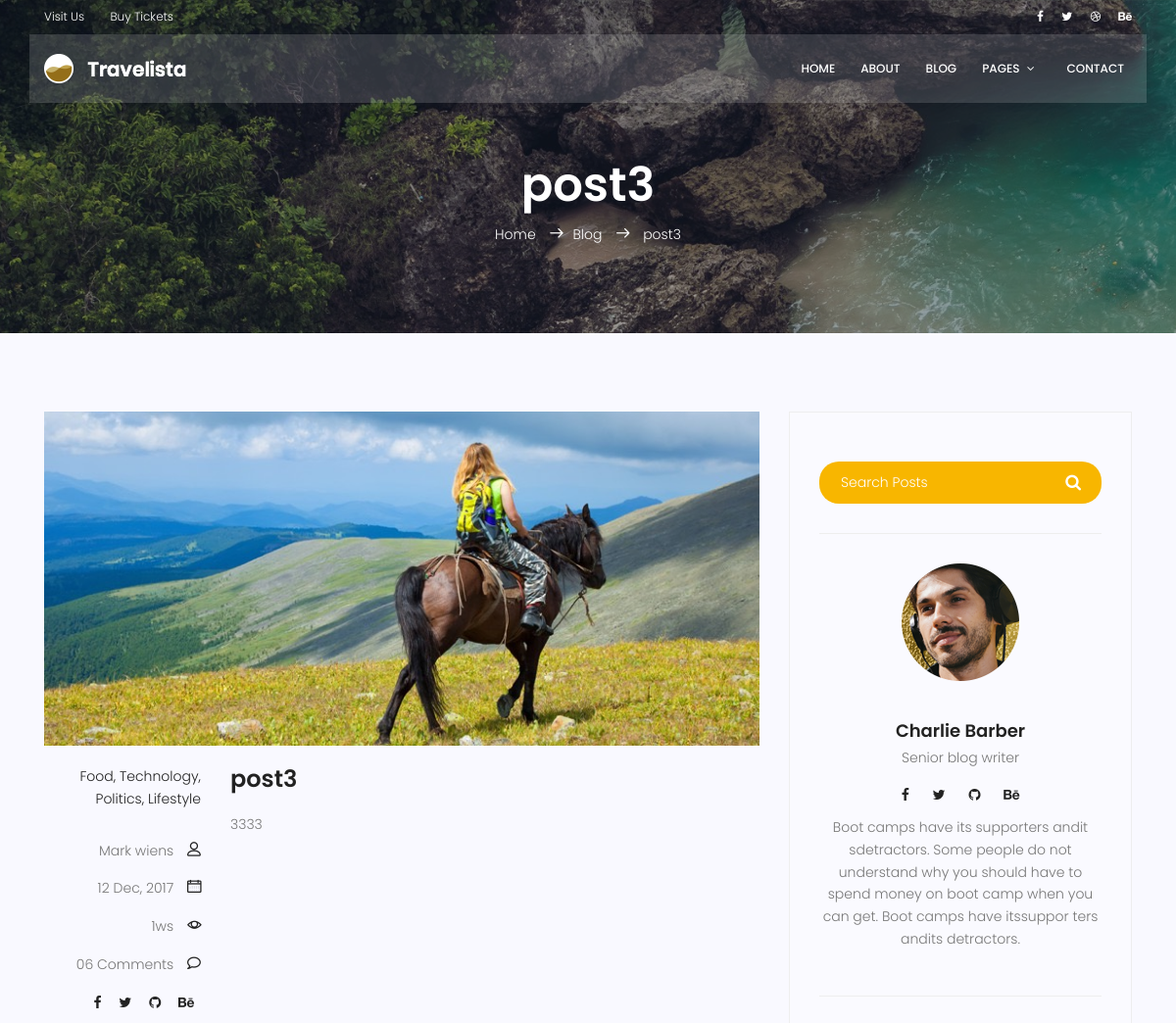
Page /blog/6 (upper part) on the earlier database version.
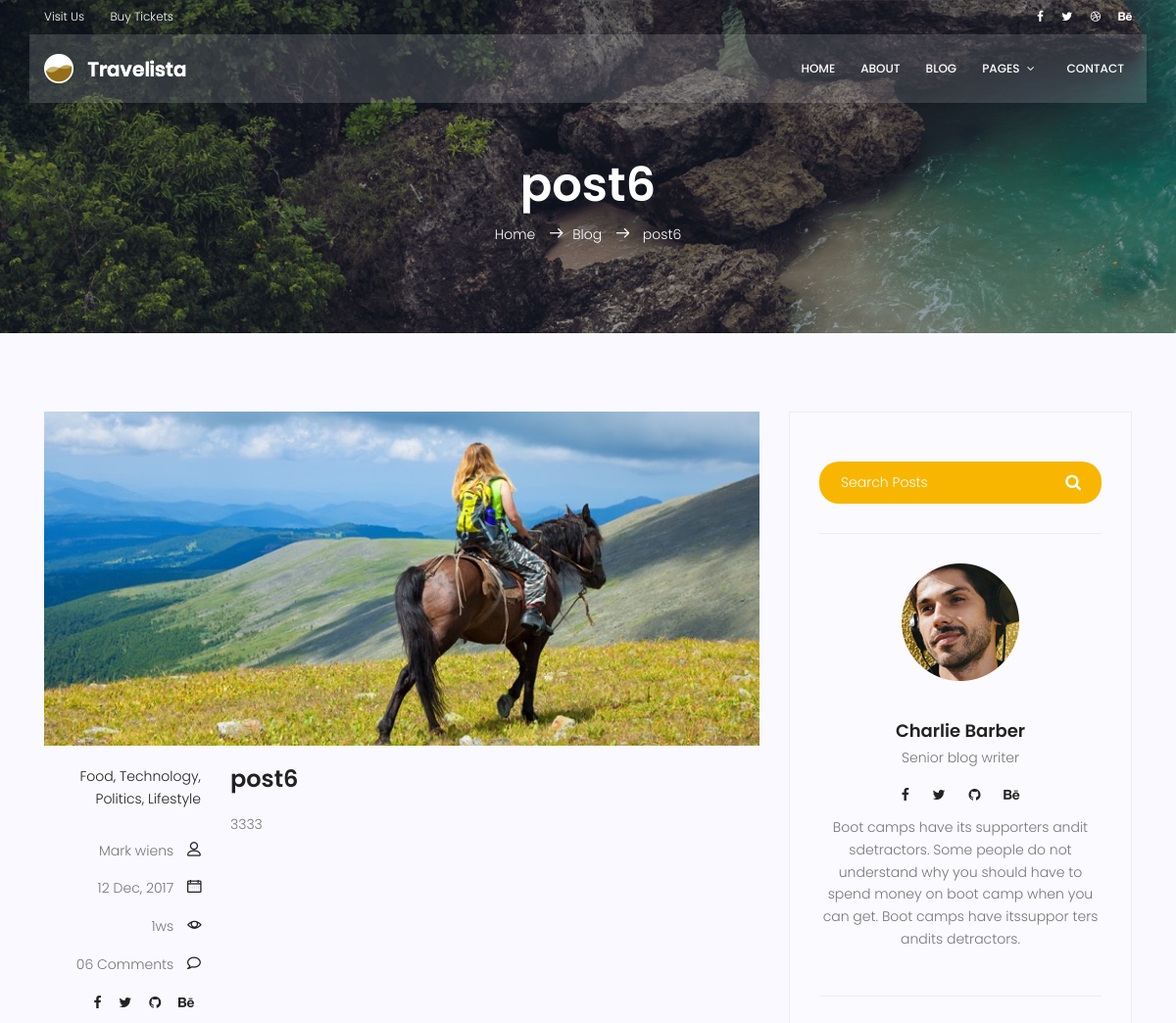
Same page on the later database version.
### blog/models.py (models this page shows)
class post (models.Model):
    title= models.CharField(max_length=255)
    content= models.TextField()
    counted_views = models.IntegerField(default=0)
    status=models.BooleanField(default=False)
    created_date=models.DateTimeField(auto_now_add=True)
    updated_date=models.DateTimeField(auto_now=True)
    published_date=models.DateTimeField( null=True)

### blog/views.py (the view)
# urls.py: path('<int:pid>', blog_single ,name='single'),
def blog_single(request,pid):
    posts=get_object_or_404(post,pk=pid)
    if post:
        posts.counted_views = posts.counted_views + 1
        posts.save()
    context={'posts':posts}
    return render (request,'blog/blog-single.html',context)

### templates/blog/blog-single.html (shortened to what the changed rows need)
	{% load static %}
	<!DOCTYPE html>
	<html lang="zxx" class="no-js">
	<head>
			<link rel="stylesheet" href="{% static 'css/linearicons.css' %}">
			<link rel="stylesheet" href="{% static 'css/font-awesome.min.css' %}">
			<link rel="stylesheet" href="{% static 'css/bootstrap.css' %}">
			<link rel="stylesheet" href="{% static 'css/magnific-popup.css' %}">
			<link rel="stylesheet" href="{% static 'css/jquery-ui.css' %}">
			<link rel="stylesheet" href="{% static 'css/nice-select.css' %}">
			<link rel="stylesheet" href="{% static 'css/animate.min.css' %}">
			<link rel="stylesheet" href="{% static 'css/owl.carousel.css' %}">
			<link rel="stylesheet" href="{% static 'css/main.css' %}">
		</head>
		<body>
			<section class="relative about-banner">
				<div class="container">
					<div class="row d-flex align-items-center justify-content-center">
						<div class="about-content col-lg-12">
							<h1 class="text-white">
								{{posts.title}}
							</h1>
							<p class="text-white link-nav"><a href="{% url 'website:index' %}">Home </a>  <span class="lnr lnr-arrow-right"></span><a href="{% url 'blog:index'%}">Blog </a> <span class="lnr lnr-arrow-right"></span> {{posts.title}} </p>
						</div>
					</div>
				</div>
			</section>
			<section class="post-content-area single-post-area">
				<div class="container">
					<div class="row">
						<div class="col-lg-8 posts-list">
							<div class="single-post row">
								<div class="col-lg-3  col-md-3 meta-details">
									<div class="user-details row">
										<p class="view col-lg-12 col-md-12 col-6"><a href="#">{{posts.counted_views}}ws</a> <span class="lnr lnr-eye"></span></p>
									</div>
								</div>
								<div class="col-lg-9 col-md-9">
									<h3 class="mt-20 mb-20">{{posts.title}}</h3>
									<p class="excert">
										{{posts.content}}
									</p>
								</div>
							</div>
						</div>
					</div>
				</div>
			</section>
		</body>
	</html>

Differences in the rows shown:
changed post: title "post3" → "post6"
